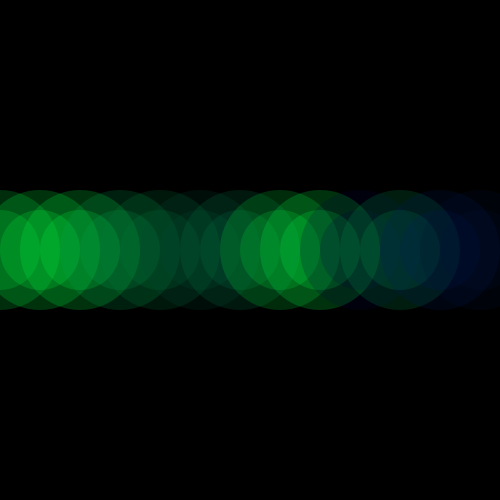
Frame 1 (no input)
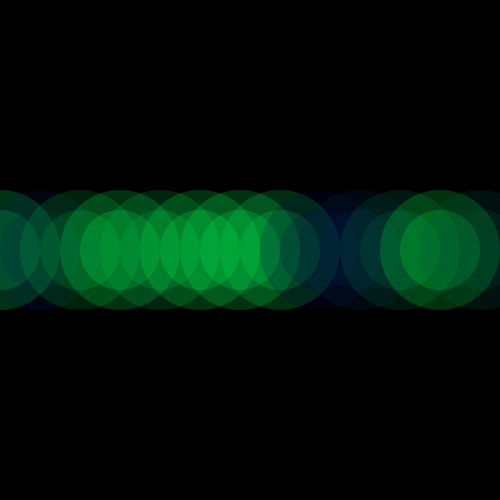
Frame 60 (the mouse pressed at the canvas centre just before this capture)
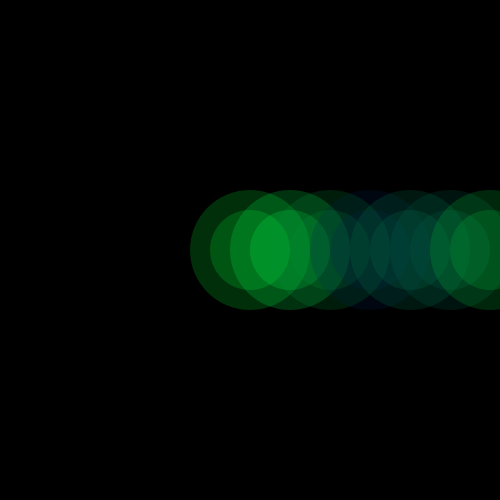
Frame 120 (the mouse held since frame 60 and released just before this capture)

The Processing sketch that drew these frames (run headless with seeded random() and noise(); from frame 60 on, the mouse is pressed at the canvas centre):

// Processing sketch: processing_172228
// ── processing_172228.pde

float counter=0;

void setup() {
size(500, 500);
smooth();
background(255);
}

void draw() {
  //colorMode(HSB,360,100,100);
  background(0);
  noStroke();
 float maus=map(mouseX,0,width,1,0.5);
  float amplitude =map(sin(counter),180,180,0,180);
  int i = mouseX;
while (i <= width) {
  fill(amplitude, random(360),random(50,100),50);
 
  ellipse(i, height/2, 120, 120);
  ellipse(i, height/2, 80, 80);
  i = i + 40;
  counter +=maus;
}
}
